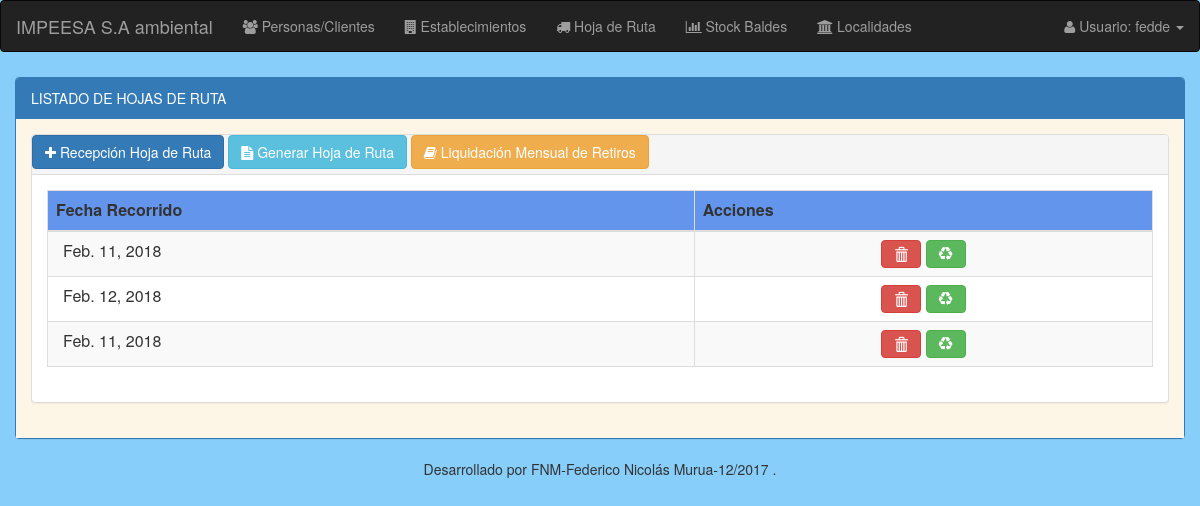
Page /hojas-de-Ruta/listado/hojas_de_ruta/ (signed in) on the earlier database version.
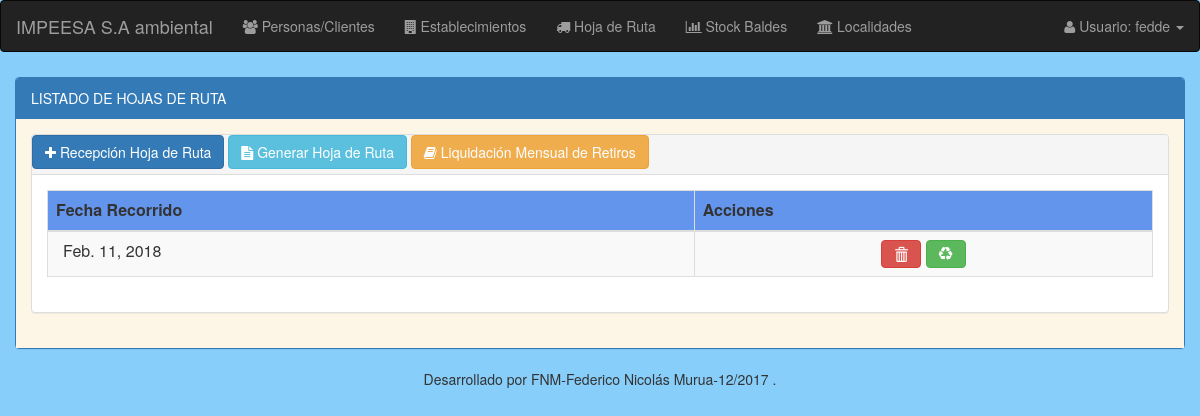
Same page on the later database version.
### modulo_I/models.py (models this page shows, shortened)
class HojaRuta(models.Model):
    fecha_recorrido = models.DateField() #fecha del dia que se imprimió la hoja de ruta
    hora_llegada = models.TimeField()
    hora_salida = models.TimeField()

### modulo_I/views.py (the view)
@login_required
def listado_hojas_de_ruta(request):
    listado_hojas_de_ruta = HojaRuta.objects.all()
    return render(request, 'hojaRuta/hojaruta_listado.html', {'listado_hojas_de_ruta': listado_hojas_de_ruta})

### modulo_I/templates/hojaRuta/hojaruta_listado.html (shortened to what this page needs)
{% extends "base/base_listado.html" %}
{% load staticfiles %}
{% block panel-heading %}
  LISTADO DE HOJAS DE RUTA
{% endblock %}
{% block panel-heading-tabla %}
  <a href="{% url 'hojaRuta:alta_modif_hoja_ruta' %}" class="btn btn-primary"><i class="fa fa-plus"></i> Recepción Hoja de Ruta </a>
  <a href="{% url 'hojaRuta:generar_hoja_ruta' %}" class="btn btn-info"><i class="fa fa-file-text"></i> Generar Hoja de Ruta </a>
  {% now "m" as numero_mes %}
  <a href="{% url 'hojaRuta:liquidacion_pdf' mes=numero_mes %}" class="btn btn-warning" target="_blank"><i class="fa fa-book"></i> Liquidación Mensual de Retiros </a>
{% endblock %}
{% block thead-tabla %}
  <thead>
  <tr style="background:#6495ED;">
      <th >Fecha Recorrido</th>
      <th>Acciones</th>
  </tr>
  </thead>
{% endblock %}
{% block tbody-tabla %}
  <tbody>
    {% for hoja_ruta in listado_hojas_de_ruta %}
        <tr>
            <td style="padding-left:15px;">{{ hoja_ruta.fecha_recorrido }}</td>
            <td align="center">
               <a id="hoja_ruta_id"class="btn btn-danger btn-baja" data-hojarutaid="{{hoja_ruta.id}}" data-toggle="modal" data-target="#modal_baja" title="Eliminar"><em class="glyphicon glyphicon-trash"></em></a>
               <a class="btn btn-success" data-toggle="tooltip" title="Baldes" href="{% url 'hojaRuta:listado_baldes_utilizados' id_hoja=hoja_ruta.id %}"><em class="fa fa-recycle"></em></a>
            </td>
        </tr>
    {% endfor %}
  </tbody>
{% endblock %}

Differences in the rows shown:
removed HojaRuta: fecha_recorrido "Feb. 12, 2018"
removed HojaRuta: fecha_recorrido "Feb. 11, 2018"
